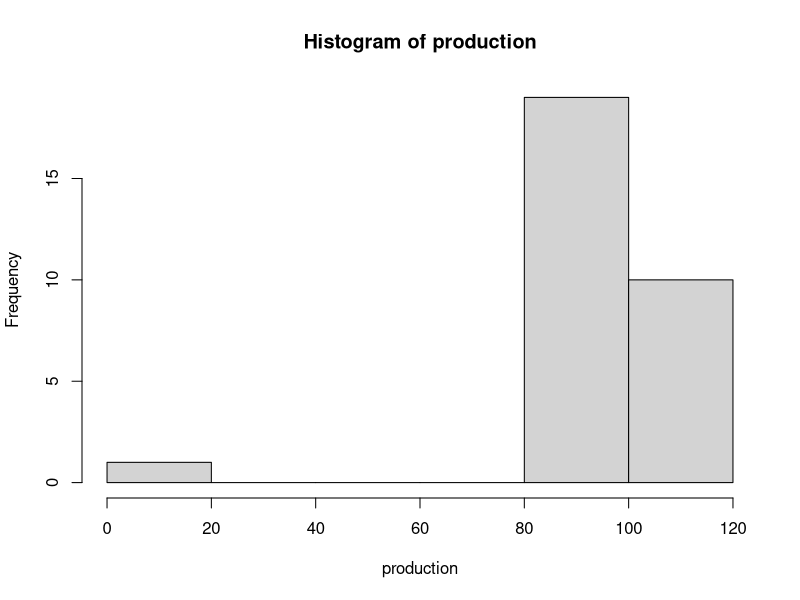
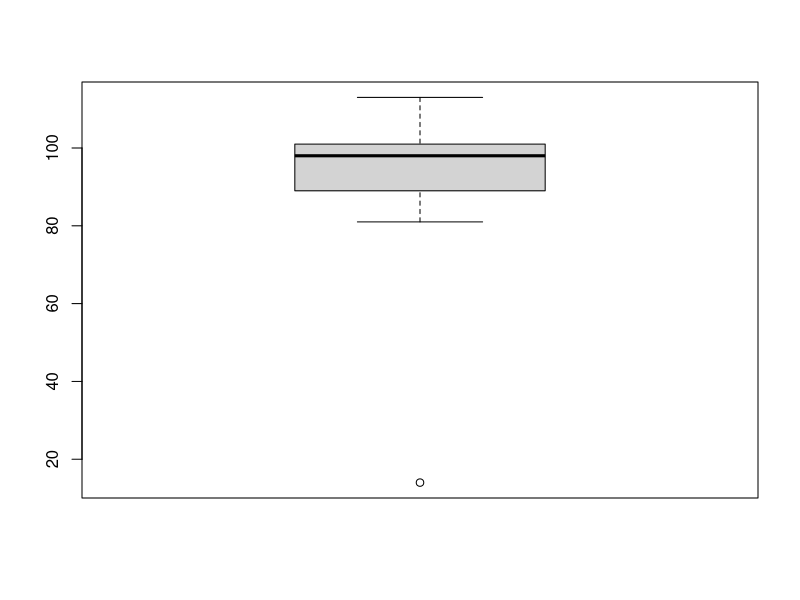
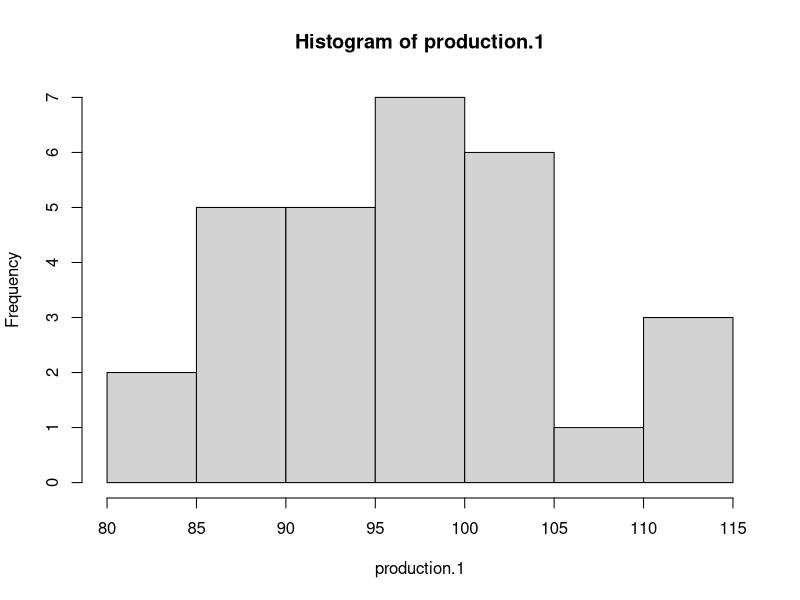

The R source for these figures, in order:
# Наблюдение - количество изделий, произведенных фирмой за день.
production <- c(92, 100, 89, 98, 101, 84, 113, 93, 81, 14, 113, 86, 98, 99, 105, 88, 101, 89, 93, 102, 101, 99, 87, 109, 92, 99, 111, 98, 102, 95)

summary(production)
# Min. 1st Qu.  Median    Mean 3rd Qu.    Max. 
# 14.00   89.75   98.00   94.40  101.00  113.00 

# Расхождение между средним и медианой велико. 
# Медиана ближе к 3-й квартили, чем к среднему.

hist(production)

(bp <- boxplot(production))
# List of 6
# $ stats: num [1:5, 1] 81 89 98 101 113
# $ n    : num 30
# $ conf : num [1:2, 1] 94.5 101.5
# $ out  : num 14
# $ group: num 1
# $ names: chr "1"

outliers <- boxplot(production, plot=FALSE)$out

production.1 <- production[!production %in% outliers]

summary(production.1)

hist(production.1)

# Теперь медиана почти такая же, как арифм. среднее. 
# Отличающееся данное почти не повлияло на медиану.
# По видимому, дневной нормой можно считать 97-98 шт. 
